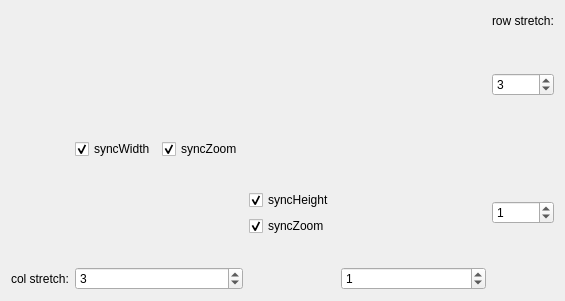
<?xml version="1.0" encoding="UTF-8"?>
<ui version="4.0">
 <class>TestMultiplotUI</class>
 <widget class="QDialog" name="TestMultiplotUI">
  <property name="geometry">
   <rect>
    <x>0</x>
    <y>0</y>
    <width>536</width>
    <height>299</height>
   </rect>
  </property>
  <property name="windowTitle">
   <string>2: Set Multi-Plot Properties</string>
  </property>
  <layout class="QGridLayout" name="gridLayout">
   <item row="3" column="1">
    <widget class="QLabel" name="label_2">
     <property name="sizePolicy">
      <sizepolicy hsizetype="MinimumExpanding" vsizetype="MinimumExpanding">
       <horstretch>0</horstretch>
       <verstretch>0</verstretch>
      </sizepolicy>
     </property>
     <property name="minimumSize">
      <size>
       <width>145</width>
       <height>96</height>
      </size>
     </property>
     <property name="text">
      <string/>
     </property>
     <property name="pixmap">
      <pixmap resource="test_multiplot.qrc">:/plotsymbol.png</pixmap>
     </property>
    </widget>
   </item>
   <item row="1" column="4">
    <widget class="QSpinBox" name="spinRow0Stretch">
     <property name="value">
      <number>3</number>
     </property>
    </widget>
   </item>
   <item row="3" column="3">
    <widget class="QLabel" name="label_3">
     <property name="sizePolicy">
      <sizepolicy hsizetype="MinimumExpanding" vsizetype="MinimumExpanding">
       <horstretch>0</horstretch>
       <verstretch>0</verstretch>
      </sizepolicy>
     </property>
     <property name="minimumSize">
      <size>
       <width>145</width>
       <height>96</height>
      </size>
     </property>
     <property name="text">
      <string/>
     </property>
     <property name="pixmap">
      <pixmap resource="test_multiplot.qrc">:/plotsymbol.png</pixmap>
     </property>
    </widget>
   </item>
   <item row="0" column="4">
    <widget class="QLabel" name="label_4">
     <property name="text">
      <string>row stretch:</string>
     </property>
    </widget>
   </item>
   <item row="4" column="1">
    <widget class="QSpinBox" name="spinCol0Stretch">
     <property name="value">
      <number>3</number>
     </property>
    </widget>
   </item>
   <item row="0" column="0" colspan="4">
    <spacer name="horizontalSpacer_3">
     <property name="orientation">
      <enum>Qt::Horizontal</enum>
     </property>
     <property name="sizeHint" stdset="0">
      <size>
       <width>444</width>
       <height>20</height>
      </size>
     </property>
    </spacer>
   </item>
   <item row="4" column="3">
    <widget class="QSpinBox" name="spinCol1Stretch">
     <property name="value">
      <number>1</number>
     </property>
    </widget>
   </item>
   <item row="3" column="4">
    <widget class="QSpinBox" name="spinRow1Stretch">
     <property name="value">
      <number>1</number>
     </property>
    </widget>
   </item>
   <item row="0" column="5">
    <spacer name="horizontalSpacer">
     <property name="orientation">
      <enum>Qt::Horizontal</enum>
     </property>
     <property name="sizeHint" stdset="0">
      <size>
       <width>40</width>
       <height>20</height>
      </size>
     </property>
    </spacer>
   </item>
   <item row="4" column="0">
    <widget class="QLabel" name="label_5">
     <property name="text">
      <string>col stretch:</string>
     </property>
    </widget>
   </item>
   <item row="1" column="1">
    <widget class="QLabel" name="label">
     <property name="sizePolicy">
      <sizepolicy hsizetype="MinimumExpanding" vsizetype="MinimumExpanding">
       <horstretch>0</horstretch>
       <verstretch>0</verstretch>
      </sizepolicy>
     </property>
     <property name="minimumSize">
      <size>
       <width>145</width>
       <height>96</height>
      </size>
     </property>
     <property name="text">
      <string/>
     </property>
     <property name="pixmap">
      <pixmap resource="test_multiplot.qrc">:/plotsymbol.png</pixmap>
     </property>
    </widget>
   </item>
   <item row="1" column="2" colspan="2">
    <spacer name="horizontalSpacer_2">
     <property name="orientation">
      <enum>Qt::Horizontal</enum>
     </property>
     <property name="sizeHint" stdset="0">
      <size>
       <width>226</width>
       <height>20</height>
      </size>
     </property>
    </spacer>
   </item>
   <item row="3" column="2">
    <layout class="QVBoxLayout" name="verticalLayout">
     <item>
      <spacer name="verticalSpacer">
       <property name="orientation">
        <enum>Qt::Vertical</enum>
       </property>
       <property name="sizeHint" stdset="0">
        <size>
         <width>20</width>
         <height>40</height>
        </size>
       </property>
      </spacer>
     </item>
     <item>
      <widget class="QCheckBox" name="chkSyncHeightLeftRight">
       <property name="text">
        <string>syncHeight</string>
       </property>
       <property name="checked">
        <bool>true</bool>
       </property>
      </widget>
     </item>
     <item>
      <widget class="QCheckBox" name="chkSyncZoomLeftRight">
       <property name="text">
        <string>syncZoom</string>
       </property>
       <property name="checked">
        <bool>true</bool>
       </property>
      </widget>
     </item>
     <item>
      <spacer name="verticalSpacer_2">
       <property name="orientation">
        <enum>Qt::Vertical</enum>
       </property>
       <property name="sizeHint" stdset="0">
        <size>
         <width>20</width>
         <height>40</height>
        </size>
       </property>
      </spacer>
     </item>
    </layout>
   </item>
   <item row="2" column="1">
    <layout class="QHBoxLayout" name="horizontalLayout">
     <item>
      <widget class="QCheckBox" name="chkSyncWidthTopBot">
       <property name="text">
        <string>syncWidth</string>
       </property>
       <property name="checked">
        <bool>true</bool>
       </property>
      </widget>
     </item>
     <item>
      <widget class="QCheckBox" name="chkSyncZoomTopBot">
       <property name="text">
        <string>syncZoom</string>
       </property>
       <property name="checked">
        <bool>true</bool>
       </property>
      </widget>
     </item>
    </layout>
   </item>
   <item row="5" column="0">
    <spacer name="verticalSpacer_3">
     <property name="orientation">
      <enum>Qt::Vertical</enum>
     </property>
     <property name="sizeHint" stdset="0">
      <size>
       <width>20</width>
       <height>40</height>
      </size>
     </property>
    </spacer>
   </item>
  </layout>
 </widget>
 <resources>
  <include location="test_multiplot.qrc"/>
 </resources>
 <connections>
  <connection>
   <sender>chkSyncWidthTopBot</sender>
   <signal>toggled(bool)</signal>
   <receiver>TestMultiplotUI</receiver>
   <slot>updatePlot()</slot>
   <hints>
    <hint type="sourcelabel">
     <x>101</x>
     <y>148</y>
    </hint>
    <hint type="destinationlabel">
     <x>269</x>
     <y>72</y>
    </hint>
   </hints>
  </connection>
  <connection>
   <sender>chkSyncZoomTopBot</sender>
   <signal>toggled(bool)</signal>
   <receiver>TestMultiplotUI</receiver>
   <slot>updatePlot()</slot>
   <hints>
    <hint type="sourcelabel">
     <x>194</x>
     <y>145</y>
    </hint>
    <hint type="destinationlabel">
     <x>275</x>
     <y>109</y>
    </hint>
   </hints>
  </connection>
  <connection>
   <sender>spinCol0Stretch</sender>
   <signal>valueChanged(int)</signal>
   <receiver>TestMultiplotUI</receiver>
   <slot>updatePlot()</slot>
   <hints>
    <hint type="sourcelabel">
     <x>145</x>
     <y>279</y>
    </hint>
    <hint type="destinationlabel">
     <x>292</x>
     <y>145</y>
    </hint>
   </hints>
  </connection>
  <connection>
   <sender>spinCol1Stretch</sender>
   <signal>valueChanged(int)</signal>
   <receiver>TestMultiplotUI</receiver>
   <slot>updatePlot()</slot>
   <hints>
    <hint type="sourcelabel">
     <x>356</x>
     <y>276</y>
    </hint>
    <hint type="destinationlabel">
     <x>385</x>
     <y>101</y>
    </hint>
   </hints>
  </connection>
  <connection>
   <sender>spinRow0Stretch</sender>
   <signal>valueChanged(int)</signal>
   <receiver>TestMultiplotUI</receiver>
   <slot>updatePlot()</slot>
   <hints>
    <hint type="sourcelabel">
     <x>481</x>
     <y>90</y>
    </hint>
    <hint type="destinationlabel">
     <x>388</x>
     <y>50</y>
    </hint>
   </hints>
  </connection>
  <connection>
   <sender>spinRow1Stretch</sender>
   <signal>valueChanged(int)</signal>
   <receiver>TestMultiplotUI</receiver>
   <slot>updatePlot()</slot>
   <hints>
    <hint type="sourcelabel">
     <x>477</x>
     <y>204</y>
    </hint>
    <hint type="destinationlabel">
     <x>386</x>
     <y>129</y>
    </hint>
   </hints>
  </connection>
  <connection>
   <sender>chkSyncHeightLeftRight</sender>
   <signal>toggled(bool)</signal>
   <receiver>TestMultiplotUI</receiver>
   <slot>updatePlot()</slot>
   <hints>
    <hint type="sourcelabel">
     <x>238</x>
     <y>199</y>
    </hint>
    <hint type="destinationlabel">
     <x>279</x>
     <y>43</y>
    </hint>
   </hints>
  </connection>
  <connection>
   <sender>chkSyncZoomLeftRight</sender>
   <signal>toggled(bool)</signal>
   <receiver>TestMultiplotUI</receiver>
   <slot>updatePlot()</slot>
   <hints>
    <hint type="sourcelabel">
     <x>272</x>
     <y>230</y>
    </hint>
    <hint type="destinationlabel">
     <x>409</x>
     <y>71</y>
    </hint>
   </hints>
  </connection>
 </connections>
 <slots>
  <slot>updatePlot()</slot>
 </slots>
</ui>
